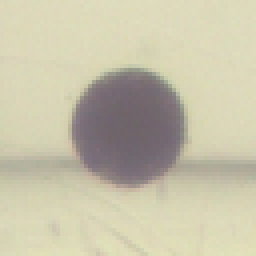
#> input picture database/automaticExample/img/9.png, 64 x 64 px (shown 4 times larger)
$ python circle.py
#> lines starting #> are read from the running program, lines starting #| are printed output that depends on the picture; after the words box and inside, x2 and y2 are one past the last pixel; in counts of white or black regions, pixels touching at a corner belong together
from imgClass import *
import numpy as np
import cv2

# 9 or 22

ballImage = cv2.imread("../automaticExample/img/9.png", 0)
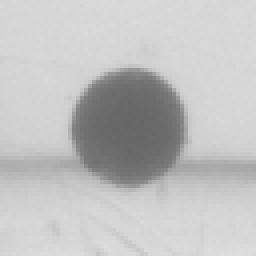
#> ballImage: shape (64, 64) (shown 4 times larger); min 102, max 221, mean 192.9
imgToShow = cv2.imread("../automaticExample/img/9.png")
#> imgToShow is the input picture: shape (64, 64, 3); mean B, G, R 170.5, 194.6, 199.6
#ballImage = cv2.blur(ballImage, (20,20))
circles = cv2.HoughCircles(ballImage, cv2.HOUGH_GRADIENT, 1, 64, param1=50, param2=20, minRadius=10, maxRadius=32)
#> circles = [[31.5, 31.5, 14.9]]

print(circles)
#| [[[31.5 31.5 14.9]]]

#circles = np.uint16(np.around(circles))
for i in circles[0,:]:
    cv2.circle(imgToShow,(i[0],i[1]),i[2],(0,255,0),2)
    cv2.circle(imgToShow,(i[0],i[1]),2,(0,0,255),3)
#> this loop made 1 pass
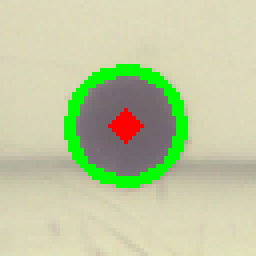
#> imgToShow: shape (64, 64, 3) (shown 4 times larger); 7.3% of pixels changed, all inside (x1, y1, x2, y2) = (16, 16, 47, 47)

cv2.imshow('image', imgToShow)
cv2.waitKey(0)
cv2.destroyAllWindows()


print(circles)
#| [[[31.5 31.5 14.9]]]

$ run again, with database/automaticExample/img/0.png copied over database/automaticExample/img/9.png
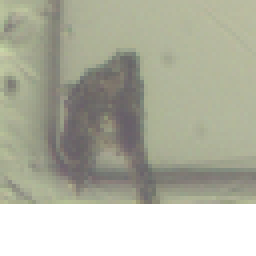
#> input picture database/automaticExample/img/0.png, 64 x 64 px (shown 4 times larger)
#> `ballImage = cv2.imread("../automaticExample/img/9.png", 0)`:
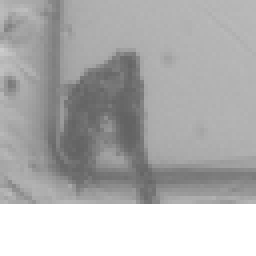
#> ballImage: shape (64, 64) (shown 4 times larger); min 98, max 255, mean 176.4
#> imgToShow is the input picture: shape (64, 64, 3); mean B, G, R 163.4, 179, 177.6
#> circles = [[27.5, 27.5, 12.1]]
#| [[[27.5 27.5 12.1]]]
#> the loop `for i in circles[0,:]:` made 1 pass
#> after the loop `for i in circles[0,:]:`:
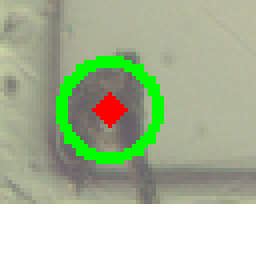
#> imgToShow: shape (64, 64, 3) (shown 4 times larger); 6.47% of pixels changed, all inside (x1, y1, x2, y2) = (14, 14, 41, 41)
#| [[[27.5 27.5 12.1]]]

$ run again, with database/automaticExample/img/1.png copied over database/automaticExample/img/9.png
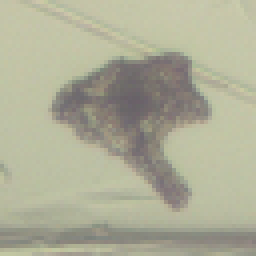
#> input picture database/automaticExample/img/1.png, 64 x 64 px (shown 4 times larger)
#> `ballImage = cv2.imread("../automaticExample/img/9.png", 0)`:
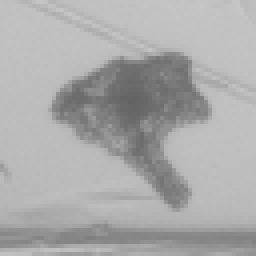
#> ballImage: shape (64, 64) (shown 4 times larger); min 99, max 199, mean 170.7
#> imgToShow is the input picture: shape (64, 64, 3); mean B, G, R 151.5, 173.8, 173.7
#> circles = [[49.5, 39.5, 18]]
#| [[[49.5 39.5 18. ]]]
#> the loop `for i in circles[0,:]:` made 1 pass
#> after the loop `for i in circles[0,:]:`:
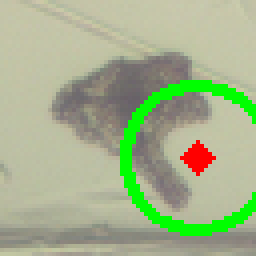
#> imgToShow: shape (64, 64, 3) (shown 4 times larger); 7.67% of pixels changed, all inside (x1, y1, x2, y2) = (30, 20, 64, 59)
#| [[[49.5 39.5 18. ]]]

$ run again, with database/automaticExample/img/10.png copied over database/automaticExample/img/9.png
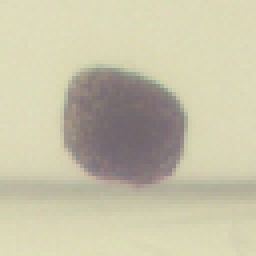
#> input picture database/automaticExample/img/10.png, 64 x 64 px (shown 4 times larger)
#> `ballImage = cv2.imread("../automaticExample/img/9.png", 0)`:
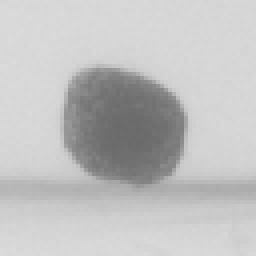
#> ballImage: shape (64, 64) (shown 4 times larger); min 105, max 219, mean 193.1
#> imgToShow is the input picture: shape (64, 64, 3); mean B, G, R 170.1, 194.9, 199.9
#> circles = [[29.5, 30.5, 14.5]]
#| [[[29.5 30.5 14.5]]]
#> the loop `for i in circles[0,:]:` made 1 pass
#> after the loop `for i in circles[0,:]:`:
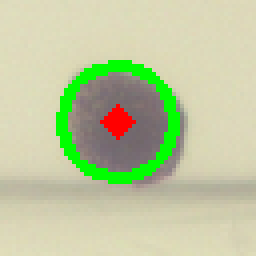
#> imgToShow: shape (64, 64, 3) (shown 4 times larger); 7.3% of pixels changed, all inside (x1, y1, x2, y2) = (14, 15, 45, 46)
#| [[[29.5 30.5 14.5]]]
